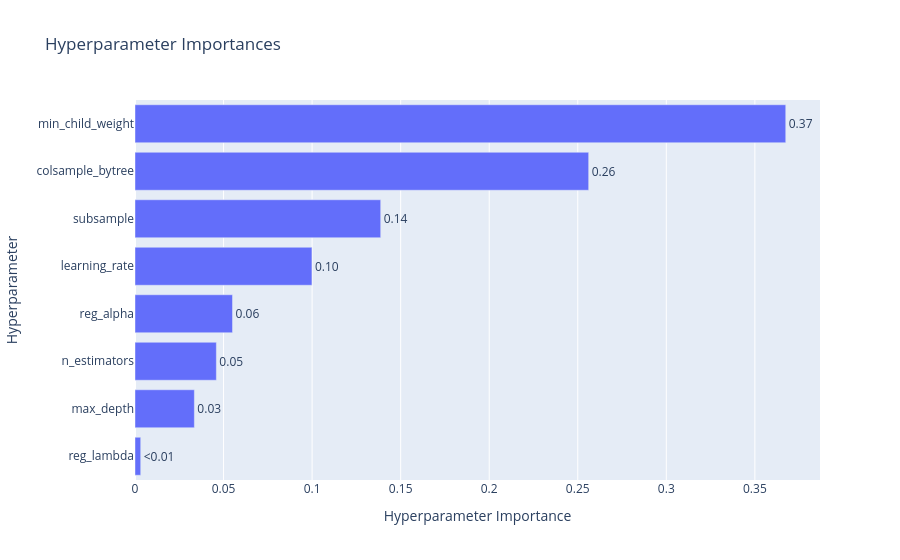

Notebook code for this chart:
### Code cell
plot_param_importances(study_xgb)

### Figure 1 — Plotly figure (JSON) as saved in the notebook; plotly's stock layout.template omitted (floating-point values rounded to 4 significant figures)
{"data": [{"cliponaxis": false, "hovertemplate": ["reg_lambda (FloatDistribution): 0.003221340089486965<extra></extra>", "max_depth (IntDistribution): 0.03351891163695022<extra></extra>", "n_estimators (IntDistribution): 0.04594701800221822<extra></extra>", "reg_alpha (FloatDistribution): 0.055064626200517955<extra></extra>", "learning_rate (FloatDistribution): 0.0999102845930909<extra></extra>", "subsample (FloatDistribution): 0.13873239226689457<extra></extra>", "colsample_bytree (FloatDistribution): 0.2561651063778147<extra></extra>", "min_child_weight (IntDistribution): 0.3674403208330267<extra></extra>"], "name": "Objective Value", "orientation": "h", "text": ["<0.01", "0.03", "0.05", "0.06", "0.10", "0.14", "0.26", "0.37"], "textposition": "outside", "type": "bar", "x": [0.003221, 0.03352, 0.04595, 0.05506, 0.09991, 0.1387, 0.2562, 0.3674], "y": ["reg_lambda", "max_depth", "n_estimators", "reg_alpha", "learning_rate", "subsample", "colsample_bytree", "min_child_weight"]}], "layout": {"title": {"text": "Hyperparameter Importances"}, "xaxis": {"title": {"text": "Hyperparameter Importance"}}, "yaxis": {"title": {"text": "Hyperparameter"}}}}
